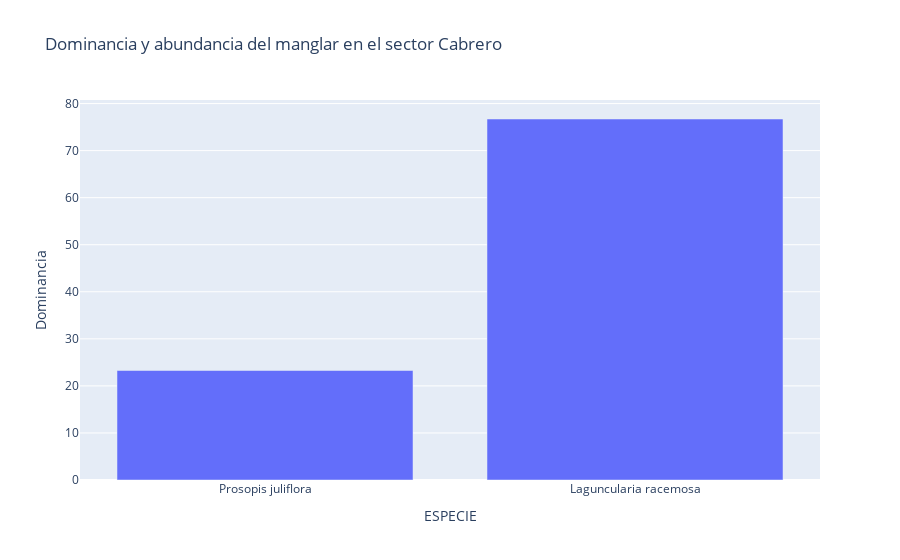

Source (notebook cell):
### Code cell
figura9=px.bar(df_9,x="ESPECIE",y="Dominancia",barmode="group",title="Dominancia y abundancia del manglar en el sector Cabrero")
figura9

### Figure 1 — Plotly figure (JSON) as saved in the notebook; plotly's stock layout.template omitted (floating-point values rounded to 4 significant figures)
{"data": [{"alignmentgroup": "True", "hovertemplate": "ESPECIE=%{x}<br>Dominancia=%{y}<extra></extra>", "legendgroup": "", "marker": {"color": "#636efa", "pattern": {"shape": ""}}, "name": "", "offsetgroup": "", "orientation": "v", "showlegend": false, "textposition": "auto", "type": "bar", "x": ["Prosopis juliflora", "Laguncularia racemosa"], "xaxis": "x", "y": [23.27, 76.72], "yaxis": "y"}], "layout": {"autosize": true, "barmode": "group", "legend": {"tracegroupgap": 0}, "title": {"text": "Dominancia y abundancia del manglar en el sector Cabrero"}, "xaxis": {"anchor": "y", "autorange": true, "domain": [0, 1], "range": [-0.5, 1.5], "title": {"text": "ESPECIE"}, "type": "category"}, "yaxis": {"anchor": "x", "autorange": true, "domain": [0, 1], "range": [0, 80.76], "title": {"text": "Dominancia"}, "type": "linear"}}}
